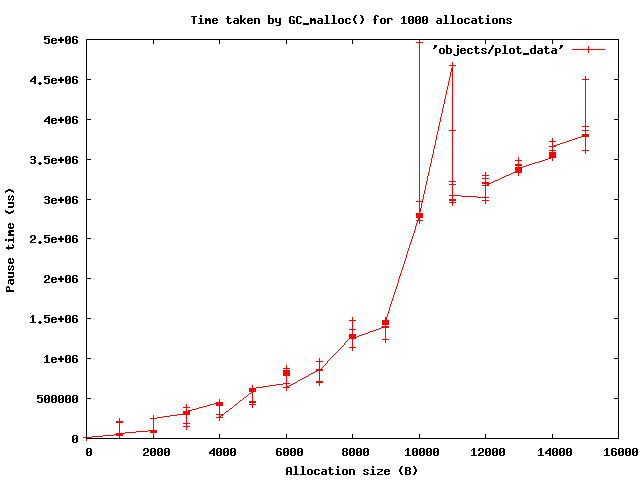

Source code (gnuplot):
 set terminal png
 set output "objects/plot.png"
 set title "Time taken by GC_malloc() for 1000 allocations"
 set xlabel "Allocation size (B)"
 set ylabel "Pause time (us)"
 #set xrange [-2:2]
 #set yrange [-10:10]
 set zeroaxis
 #plot 'objects/plot_data' with yerrorbars
 plot 'objects/plot_data' with linespoints
